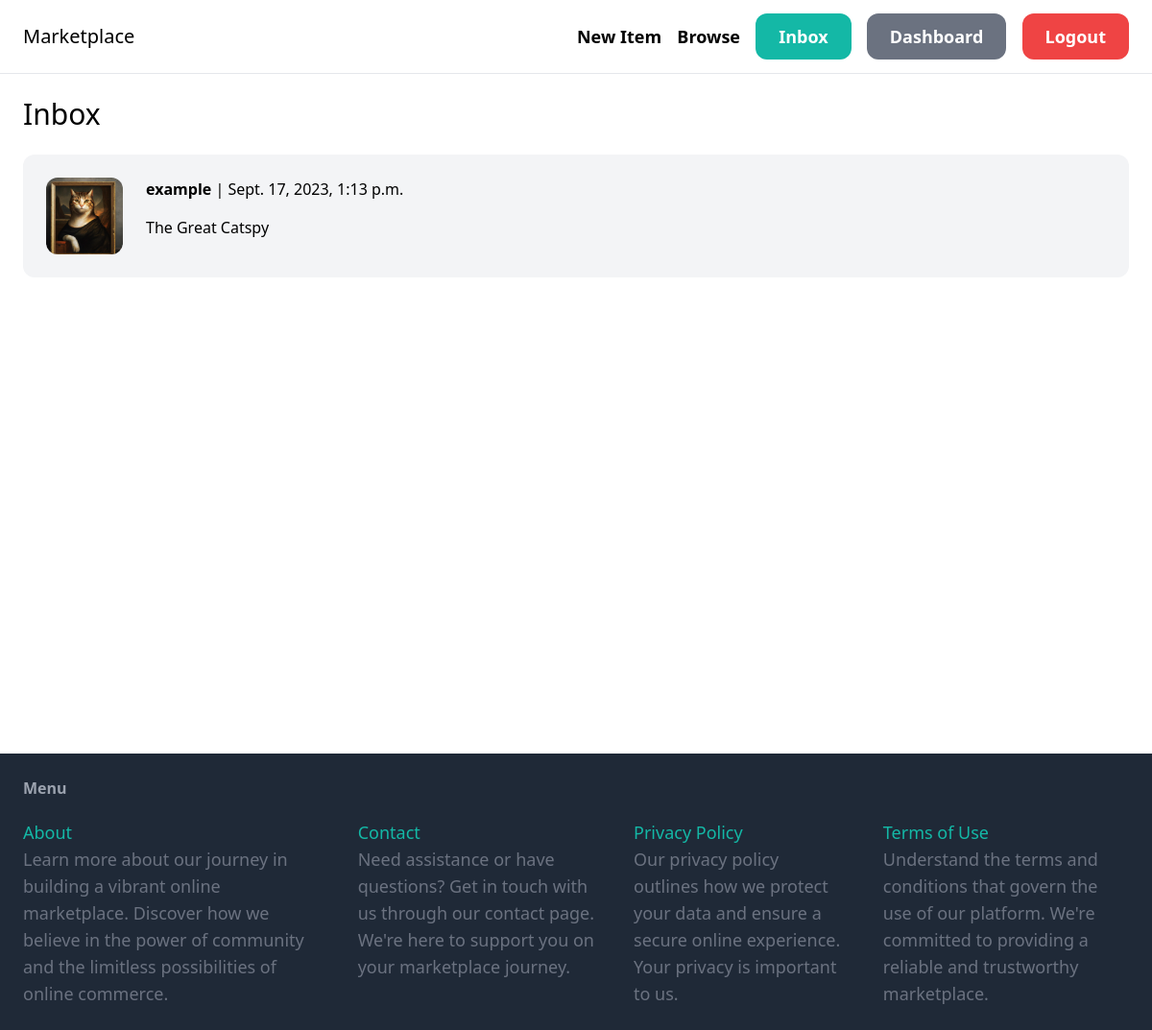
The page /inbox/ (signed in) on the database its author committed.
### conversation/models.py (models this page shows)
class Conversation(models.Model):
    item = models.ForeignKey(Item, related_name='conversation', on_delete=models.CASCADE)
    members = models.ManyToManyField(User, related_name='conversations')
    created_at = models.DateTimeField(auto_now_add=True)
    modified_at = models.DateTimeField(auto_now=True)
    class Meta:
        ordering = ('modified_at',)

### item/models.py (models this page shows, shortened)
class Item(models.Model):
    category = models.ForeignKey(Category, related_name='items',on_delete=models.CASCADE)
    name = models.CharField(max_length=255)
    description = models.TextField(blank=True, null=True)
    price = models.FloatField()
    image = models.ImageField(upload_to='item_images',blank=True, null=True)
    is_sold = models.BooleanField(default=False)
    created_by = models.ForeignKey(User,related_name='items',on_delete=models.CASCADE)
    created_At = models.DateTimeField(auto_now_add=True)

### conversation/views.py (the view)
# urls.py: path('',views.inbox, name='inbox'),
@login_required
def inbox(request):
    conversations = Conversation.objects.filter(members__in=[request.user.id])
    return render(request, 'conversation/inbox.html',{
        'conversations':conversations
    })

### conversation/templates/conversation/inbox.html (shortened to what this page needs)
{% extends 'core/base.html' %}
{% block content %}
<h1 class="mb-6 text-3xl">Inbox</h1>
<div class="space-y-6" style="min-height: 75vh; margin: 0; padding: 0;">
    {% for conversation in conversations %}
        <a href="{% url 'conversation:detail' conversation.id %}">
            <div class="p-6 flex bg-gray-100 rounded-xl">
                <div class="pr-6">
                    <img src="{{conversation.item.image.url}}" class="w-20 rounded-xl"></img>
                </div>
                <div>
                    {% for member in conversation.members.all %}
                        {% if member != request.user %}
                            <p class="mb-4"><strong>{{member.username}}</strong> | {{conversation.modified_at}}</p>
                            <p> {{conversation.item.name}} </p>
                        {% endif %}
                    {% endfor %}
                </div>
            </div>
        </a>
    {% endfor %}
</div>
{% endblock %}

### core/templates/core/base.html (shortened to what this page needs)
<!DOCTYPE html>
<html>
    <head>
        <script src="https://cdn.tailwindcss.com"></script>
    </head>
    <body>
        <nav class="py-6 px-6 flex justify-between items-center border-b border-gray-200">
            <a href="/" class="text-xl front-semibold">Marketplace</a>
        <div class="space-x-3">
            <a href="{% url 'item:new' %}" class="text-lg font-semibold hover:text-gray-500">New Item</a>
            <a href="{% url 'item:items' %}" class="text-lg font-semibold hover:text-gray-500">Browse</a>
            {% if request.user.is_authenticated %}
                <a href="{% url 'conversation:inbox' %}" class="px-6 py-3 text-lg font-semibold bg-teal-500 text-white rounded-xl hover:bg-teal-700">Inbox</a>
                <a href="{% url 'dashboard:index' %}" class="px-6 py-3 text-lg font-semibold bg-gray-500 text-white rounded-xl hover:bg-gray-700">Dashboard</a>
                <a href="{% url 'core:logout' %}" class="px-6 py-3 text-lg font-semibold bg-red-500 text-white rounded-xl hover:bg-red-700">Logout</a>
            {% else %}
                <a href="{% url 'core:signup' %}" class="px-6 py-3 text-lg font-semibold bg-teal-500 text-white rounded-xl hover:bg-teal-700">Sign up</a>
                <a href="{% url 'core:login' %}" class="px-6 py-3 text-lg font-semibold bg-gray-500 text-white rounded-xl hover:bg-gray-700">Log in</a>
            {% endif %}
        </div>
        </nav>
        <div class="px-6 py-6">
            {% block content %}
            {% endblock %}
        </div>
        <footer class="py-6 px-6 flex justify-between bg-gray-800">
            <div>
                <h3 class="mb-5 font-semibold text-gray-400">Menu</h3>
                <ul class="flex justify-between space-x-10">
                    <li class="flex-grow">
                        <a href="#" class="text-lg text-teal-500 hover:text-teal-700">About</a>
                        <p class="text-lg text-gray-500">
                            Learn more about our journey in building a vibrant online marketplace. Discover how we believe in the power of community and the limitless possibilities of online commerce.
                        </p>
                    </li>
                    <li class="flex-grow"><a href="{% url 'core:contact' %}" class="text-lg text-teal-500 hover:text-teal-700">Contact</a>
                        <p class="text-lg text-gray-500">
                            Need assistance or have questions? Get in touch with us through our contact page. We're here to support you on your marketplace journey.
                        </p>
                    </li>
                    <li class="flex-grow"><a href="#" class="text-lg text-teal-500 hover:text-teal-700">Privacy Policy</a>
                        <p class="text-lg text-gray-500">
                            Our privacy policy outlines how we protect your data and ensure a secure online experience. Your privacy is important to us.
                        </p></li>
                    <li class="flex-grow"><a href="#" class="text-lg text-teal-500 hover:text-teal-700">Terms of Use</a>
                        <p class="text-lg text-gray-500">
                            Understand the terms and conditions that govern the use of our platform. We're committed to providing a reliable and trustworthy marketplace.
                        </p>
                    </li>
                </ul>
            </div>
        </footer>
    </body>
</html>

### rows shown on the page
Conversation: item.image (picture), modified_at "Sept. 17, 2023, 1:13 p.m.", item.name "The Great Catspy"

### other values the page prints
{{ member.username }} "example"
